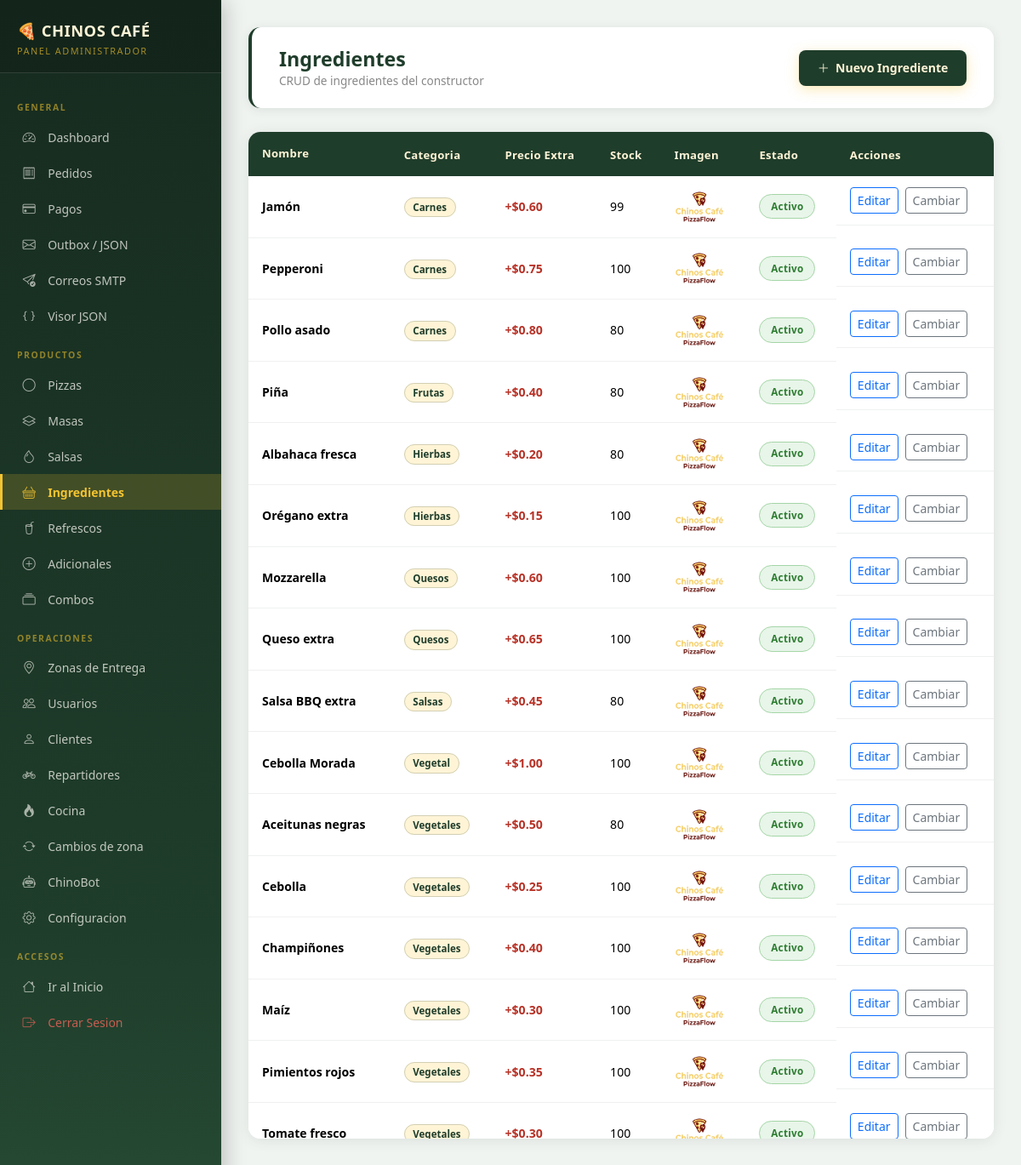
The page /admin/ingredientes (signed in) on the database its author committed.
### app/models.py (models this page shows)
class Ingredient(db.Model):
    __tablename__ = 'ingredientes'
    id = db.Column(db.Integer, primary_key=True)
    nombre = db.Column(db.String(100), nullable=False)
    categoria = db.Column(db.String(80))
    precio_extra = db.Column(db.Numeric(10, 2), default=0.00)
    stock = db.Column(db.Integer, default=100)
    imagen = db.Column(db.String(255))
    icono = db.Column(db.String(10), default='🧀')
    estado = db.Column(db.String(20), default='activo')

### app/routes/admin.py (the view)
@admin_bp.route('/ingredientes')
@login_required
@require_admin
def ingredientes():
    items = Ingredient.query.order_by(Ingredient.categoria, Ingredient.nombre).all()
    return render_template('admin/ingredientes.html', ingredientes=items)

### app/models.py (called while the page is built)
    @property
    def rol_nombre(self):
        return self.role.nombre if self.role else ''

    def is_admin(self):
        return self.rol_nombre == 'Administrador'

### app/routes/admin.py (called while the page is built)
def require_admin(f):
    from functools import wraps
    @wraps(f)
    def decorated(*args, **kwargs):
        if not current_user.is_authenticated or not current_user.is_admin():
            flash('Acceso restringido a administradores.', 'danger')
            return redirect(url_for('public.index'))
        return f(*args, **kwargs)
    return decorated

### app/utils/file_uploads.py (called while the page is built, shortened)
def static_image_url(path):
    if not path:
        return None

### app/templates/admin/ingredientes.html (shortened to what this page needs)
{% extends "admin/base_admin.html" %}
{% block content %}
<div class="page-header">
  <div><h1>Ingredientes</h1><div class="breadcrumb-custom">CRUD de ingredientes del constructor</div></div>
  <a href="{{ url_for('admin.crear_ingrediente') }}" class="btn-primary-custom"><i class="bi bi-plus-lg"></i> Nuevo Ingrediente</a>
</div>
<div class="table-custom">
  <div class="table-responsive-admin"><table class="table mb-0">
    <thead><tr>
      <th style="background:var(--basil);color:var(--cream);padding:1rem">Nombre</th>
      <th style="background:var(--basil);color:var(--cream)">Categoria</th>
      <th style="background:var(--basil);color:var(--cream)">Precio Extra</th>
      <th style="background:var(--basil);color:var(--cream)">Stock</th>
      <th style="background:var(--basil);color:var(--cream)">Imagen</th>
      <th style="background:var(--basil);color:var(--cream)">Estado</th>
      <th style="background:var(--basil);color:var(--cream)">Acciones</th>
    </tr></thead>
    <tbody>
      {% for i in ingredientes %}
      <tr>
        <td style="padding:1rem"><strong>{{ i.nombre }}</strong></td>
        <td><span class="badge-masa">{{ i.categoria }}</span></td>
        <td>{% if i.precio_extra > 0 %}<span style="color:var(--tomato);font-weight:700">+${{ "%.2f"|format(i.precio_extra) }}</span>{% else %}<span style="color:#888">Gratis</span>{% endif %}</td>
        <td>{{ i.stock }}</td>
        <td><img src="{{ img_url(i.imagen) }}" alt="{{ i.nombre }}" style="width:60px;height:46px;object-fit:cover;border-radius:8px"></td>
        <td><span class="badge-estado badge-{{ i.estado }}">{{ i.estado.title() }}</span></td>
        <td class="d-flex gap-2">
          <a href="{{ url_for('admin.editar_ingrediente', iid=i.id) }}" class="btn btn-sm btn-outline-primary">Editar</a>
          <form method="POST" action="{{ url_for('admin.toggle_ingrediente', iid=i.id) }}"><button type="submit" class="btn btn-sm btn-outline-secondary">Cambiar</button></form>
        </td>
      </tr>
      {% else %}
      <tr><td colspan="7" class="text-center text-muted py-4">No hay ingredientes.</td></tr>
      {% endfor %}
    </tbody>
  </table>
  </div>
</div>
{% endblock %}

### app/static/css/main.css (style rules this page uses)
:root { --basil: #1F3D2B; --cream: #FFF4D6; --tomato: #B83227; --cheese: #F4C430; --carbon: #171717; --warm: #FAF7F0; --basil-light: #2d5a3e; --shadow: 0 4px 20px rgba(31,61,43,.12); --shadow-lg: 0 8px 40px rgba(31,61,43,.18); --radius: 14px; --radius-sm: 8px; --transition: .25s ease; --font: 'Segoe UI', system-ui, -apple-system, sans-serif; }
*, *::before, *::after { box-sizing: border-box; margin: 0; padding: 0; }
html { font-size: 16px; scroll-behavior: smooth; }
body { font-family: var(--font); background: var(--warm); color: var(--carbon); min-height: 100vh; }
h1,h2,h3,h4,h5,h6 { line-height: 1.3; font-weight: 700; }
a { color: var(--basil); text-decoration: none; transition: color var(--transition); }
.btn-primary-custom { background: var(--cheese); color: var(--carbon); border: none; padding: .75rem 1.8rem; border-radius: 30px; font-weight: 700; font-size: .95rem; transition: all var(--transition); box-shadow: 0 4px 15px rgba(244,196,48,.35); cursor: pointer; display: inline-flex; align-items: center; gap: .5rem; }
.badge-masa { background: var(--cream); color: var(--basil); border: 1px solid rgba(31,61,43,.2); font-size: .72rem; font-weight: 600; padding: .2rem .6rem; border-radius: 20px; }
.table-custom { background: white; border-radius: var(--radius); overflow: hidden; box-shadow: var(--shadow); }
.table-custom thead th { background: var(--basil); color: var(--cream); font-weight: 600; padding: 1rem; border: none; font-size: .85rem; }
.table-custom tbody td { padding: .85rem 1rem; border-bottom: 1px solid rgba(31,61,43,.08); vertical-align: middle; font-size: .9rem; }
.table-custom tbody tr:last-child td { border-bottom: none; }
.badge-estado { padding: .3rem .75rem; border-radius: 20px; font-size: .75rem; font-weight: 700; }
.badge-activo,.badge-activa { background: #e8f5e9; color: #2e7d32; }
.page-header { background: white; border-radius: var(--radius); padding: 1.5rem 2rem; margin-bottom: 1.5rem; box-shadow: var(--shadow); display: flex; align-items: center; justify-content: space-between; flex-wrap: wrap; gap: 1rem; }
.page-header h1 { font-size: 1.5rem; color: var(--basil); margin: 0; }
.breadcrumb-custom { color: #888; font-size: .85rem; }
:root { --basil-dark: #162b1f; --basil-mid: #2d5a3e; --gold: #e6b800; --sidebar-w: 260px; --admin-bg: #f0f4f1; }
body:has(.sidebar) { display: flex; overflow: hidden; height: 100vh; }
.page-header { background: white; border-radius: var(--radius); padding: 1.4rem 2rem; margin-bottom: 1.75rem; box-shadow: 0 2px 12px rgba(31,61,43,.1); display: flex; align-items: center; justify-content: space-between; flex-wrap: wrap; gap: 1rem; border-left: 4px solid var(--basil); }
.page-header h1 { font-size: 1.45rem; color: var(--basil); margin: 0; }
.table-custom { background: white; border-radius: var(--radius); overflow: hidden; box-shadow: 0 2px 16px rgba(31,61,43,.1); }
.table-responsive-admin { overflow-x: auto; max-height: 65vh; overflow-y: auto; }
.table-custom thead th { background: var(--basil); color: var(--cream); font-weight: 700; padding: .9rem 1rem; border: none; font-size: .82rem; letter-spacing: .3px; position: sticky; top: 0; z-index: 2; }
.table-custom tbody td { padding: .8rem 1rem; border-bottom: 1px solid rgba(31,61,43,.07); vertical-align: middle; font-size: .88rem; }
.btn-primary-custom { background: var(--basil); color: var(--cream); border: none; border-radius: var(--radius-sm); padding: .65rem 1.35rem; font-weight: 700; font-size: .88rem; cursor: pointer; transition: all .2s ease; display: inline-flex; align-items: center; gap: .45rem; }
.badge-estado { padding: .3rem .8rem; border-radius: 20px; font-size: .73rem; font-weight: 700; letter-spacing: .3px; display: inline-flex; align-items: center; gap: .35rem; }
.badge-activo,.badge-activa { background: #e8f5e9; color: #2e7d32; border: 1px solid #a5d6a7; }
.form-card, .stat-card, .table-custom { animation: fadeInUp .35s ease both; }

### rows shown on the page
Ingredient: nombre "Jamón", categoria "Carnes", precio_extra "0.60", stock "99", estado "Activo"
Ingredient: nombre "Pepperoni", categoria "Carnes", precio_extra "0.75", stock "100", estado "Activo"
Ingredient: nombre "Pollo asado", categoria "Carnes", precio_extra "0.80", stock "80", estado "Activo"
Ingredient: nombre "Piña", categoria "Frutas", precio_extra "0.40", stock "80", estado "Activo"
Ingredient: nombre "Albahaca fresca", categoria "Hierbas", precio_extra "0.20", stock "80", estado "Activo"
Ingredient: nombre "Orégano extra", categoria "Hierbas", precio_extra "0.15", stock "100", estado "Activo"
Ingredient: nombre "Mozzarella", categoria "Quesos", precio_extra "0.60", stock "100", estado "Activo"
Ingredient: nombre "Queso extra", categoria "Quesos", precio_extra "0.65", stock "100", estado "Activo"
Ingredient: nombre "Salsa BBQ extra", categoria "Salsas", precio_extra "0.45", stock "80", estado "Activo"
Ingredient: nombre "Cebolla Morada", categoria "Vegetal", precio_extra "1.00", stock "100", estado "Activo"
Ingredient: nombre "Aceitunas negras", categoria "Vegetales", precio_extra "0.50", stock "80", estado "Activo"
Ingredient: nombre "Cebolla", categoria "Vegetales", precio_extra "0.25", stock "100", estado "Activo"
Ingredient: nombre "Champiñones", categoria "Vegetales", precio_extra "0.40", stock "100", estado "Activo"
Ingredient: nombre "Maíz", categoria "Vegetales", precio_extra "0.30", stock "100", estado "Activo"
Ingredient: nombre "Pimientos rojos", categoria "Vegetales", precio_extra "0.35", stock "100", estado "Activo"
Ingredient: nombre "Tomate fresco", categoria "Vegetales", precio_extra "0.30", stock "100", estado "Activo"
